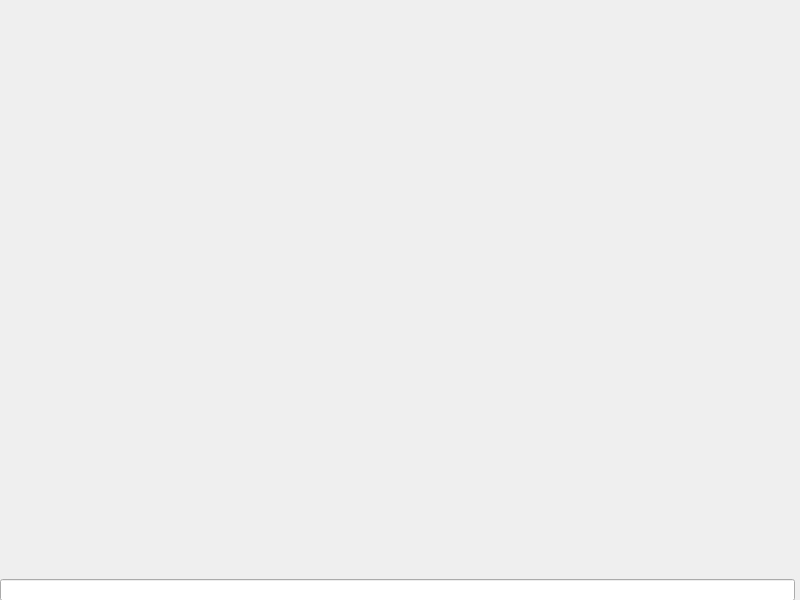
<?xml version="1.0" encoding="UTF-8"?>
<ui version="4.0">
 <class>MainWindow</class>
 <widget class="QMainWindow" name="MainWindow">
  <property name="geometry">
   <rect>
    <x>0</x>
    <y>0</y>
    <width>800</width>
    <height>600</height>
   </rect>
  </property>
  <property name="windowTitle">
   <string>MainWindow</string>
  </property>
  <widget class="QWidget" name="centralwidget">
   <widget class="QWidget" name="gridLayoutWidget">
    <property name="geometry">
     <rect>
      <x>0</x>
      <y>0</y>
      <width>801</width>
      <height>601</height>
     </rect>
    </property>
    <layout class="QGridLayout" name="gridLayout">
     <item row="0" column="0" colspan="2">
      <widget class="QLabel" name="label">
       <property name="text">
        <string/>
       </property>
       <property name="alignment">
        <set>Qt::AlignLeading|Qt::AlignLeft|Qt::AlignTop</set>
       </property>
       <property name="wordWrap">
        <bool>true</bool>
       </property>
      </widget>
     </item>
     <item row="1" column="0">
      <widget class="QLineEdit" name="lineEdit"/>
     </item>
    </layout>
   </widget>
  </widget>
 </widget>
 <resources/>
 <connections/>
</ui>
